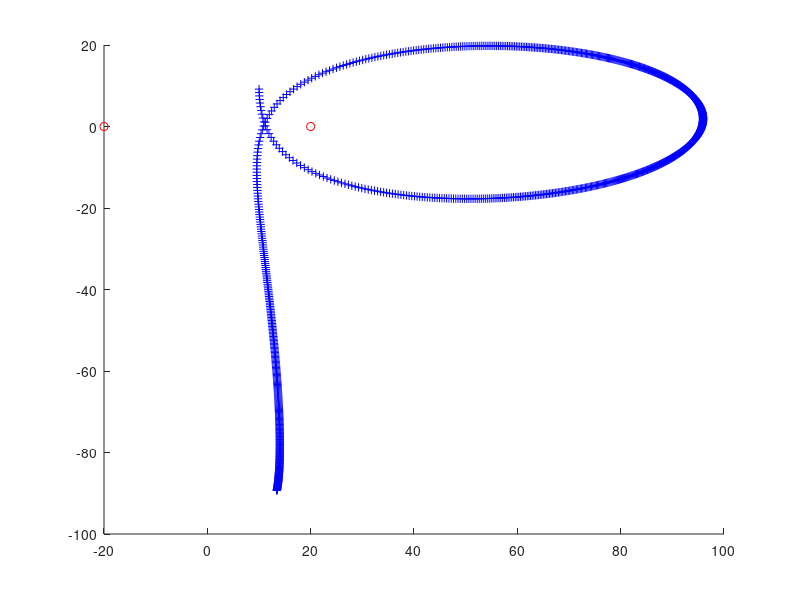

Write MATLAB code to recreate this figure. (Note: this script raises an error after producing the figure.)
clear all;
close all;
clc;

v = [0, -4];
x = [10, 10];
nMasses = 2;
masses = [-20, 0, 100; 20, 0, 100];
vbis = v;
xbis = x;
dt = 0.2;
tmax = 200;
n = tmax/dt;

figure(1)
hold on;
for j = 1:nMasses
	plot(masses(j,1),masses(j,2),'ro');
end


for i = 1:n
	F = [0,0];
	for j = 1:nMasses
		r = sqrt(dot(xbis-masses(j,1:2),xbis-masses(j,1:2)));
		r_hat = (xbis-masses(j,1:2))/r;
		F = F - masses(j,3)*r_hat/(r*r);
	end

	vbis = vbis + dt * F;
    xbis = xbis + dt * vbis;

	plot(xbis(1),xbis(2),'b+');
end

for i = 1:n/20
	
	F = [0,0];

	dx = [0,0];
	dv = [0,0];
	totalW = 0;

	for j = 1:nMasses
		[x_new, v_new, w] = getKeplerNextPosition(x, v, 1, ...
											   masses(j,:), 20*dt);
		totalW = totalW + w;
		dx = dx + (x_new - x)*w;
		dv = dv + (v_new - v);
	end

	v = v + dv;
    x = x + dx/totalW;

	plot(x(1),x(2),'r+');
end

axis equal;
